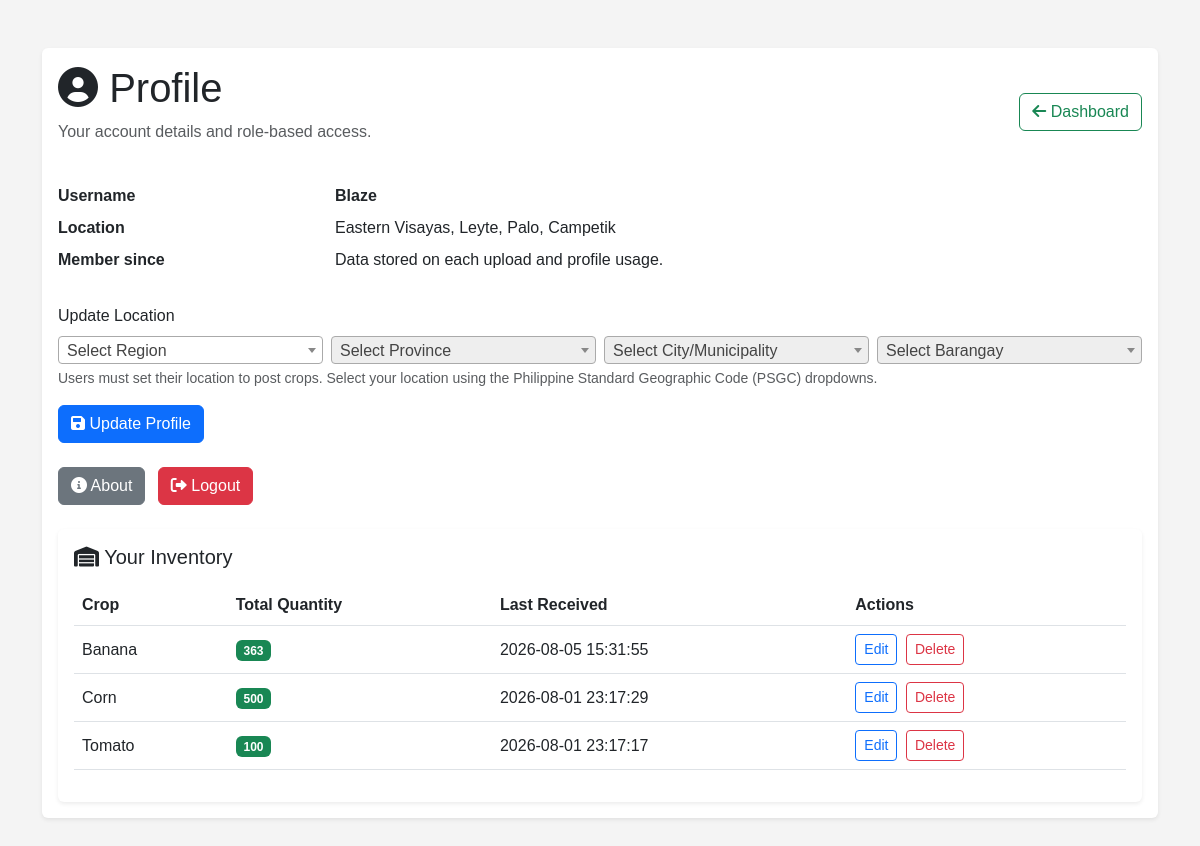
Screenshot of /profile (signed in) with the database file from the repository.
### tables this page shows
CREATE TABLE users(
        id INTEGER PRIMARY KEY AUTOINCREMENT,
        username TEXT UNIQUE,
        password TEXT,
        role TEXT DEFAULT 'user',
        location TEXT
    , reliability_score REAL DEFAULT NULL, reliability_status TEXT DEFAULT 'Not Yet Rated', completed_transactions INTEGER DEFAULT 0, cancelled_transactions INTEGER DEFAULT 0, total_transactions INTEGER DEFAULT 0);

CREATE TABLE inventory(
        id INTEGER PRIMARY KEY AUTOINCREMENT,
        crop_name TEXT,
        quantity INTEGER,
        farmer TEXT,
        date_received TEXT,
        location TEXT
    , source TEXT DEFAULT 'harvest');

### app.py (the view)
@app.route("/profile", methods=["GET", "POST"])
def profile():
    if "user" not in session:
        return redirect("/login")
    conn = get_db()
    cur = conn.cursor()
    cur.execute("SELECT * FROM users WHERE username=?", (session["user"],))
    user = cur.fetchone()
    if request.method == "POST":
        location = request.form.get("location", "").strip()
        cur.execute("UPDATE users SET location=? WHERE username=?", (location, session["user"]))
        conn.commit()
        flash("Profile updated successfully")
        return redirect("/profile")
    inventory = []
    cur.execute(
        "SELECT crop_name, SUM(quantity) as total_quantity, MAX(date_received) as last_received "
        "FROM inventory WHERE farmer=? GROUP BY crop_name ORDER BY last_received DESC",
        (session["user"],)
    )
    inventory = cur.fetchall()
    conn.close()
    return render_template("profile.html", user=user, inventory=inventory)

### app.py (called while the page is built)
def get_db():
    conn = sqlite3.connect(DB_PATH, timeout=30, isolation_level=None)
    conn.row_factory = sqlite3.Row
    conn.execute("PRAGMA busy_timeout = 30000")
    try:
        conn.execute("PRAGMA journal_mode = DELETE")
    except sqlite3.OperationalError:
        pass
    return conn

### templates/profile.html (shortened to what this page needs)
<!DOCTYPE html>
<html lang="en">
<head>
    <link href="https://cdn.jsdelivr.net/npm/bootstrap@5.3.0/dist/css/bootstrap.min.css" rel="stylesheet">
    <link href="https://cdnjs.cloudflare.com/ajax/libs/font-awesome/6.0.0/css/all.min.css" rel="stylesheet">
    <link rel="stylesheet" href="{{ url_for('static', filename='style.css') }}">
    <link href="https://cdn.jsdelivr.net/npm/select2@4.1.0-rc.0/dist/css/select2.min.css" rel="stylesheet" />
</head>
<body>
    <div class="container py-5">
        <div class="card shadow-sm border-0">
            <div class="card-body">
                <div class="d-flex justify-content-between align-items-center mb-4">
                    <div>
                        <h1 class="card-title"><i class="fas fa-user-circle"></i> Profile</h1>
                        <p class="text-muted">Your account details and role-based access.</p>
                    </div>
                    <a href="/dashboard" class="btn btn-outline-success"><i class="fas fa-arrow-left"></i> Dashboard</a>
                </div>
                <dl class="row">
                    <dt class="col-sm-3">Username</dt>
                    <dd class="col-sm-9"><strong>{{ session.get('user') }}</strong></dd>
                    <dt class="col-sm-3">Location</dt>
                    <dd class="col-sm-9">{{ user.location if user.location else 'Not set' }}</dd>
                    <dt class="col-sm-3">Member since</dt>
                    <dd class="col-sm-9">Data stored on each upload and profile usage.</dd>
                </dl>
                <form method="POST" class="mt-4">
                    <div class="mb-3">
                        <label class="form-label">Update Location</label>
                        <div class="row g-2">
                            <div class="col-md-3">
                            </div>
                            <div class="col-md-3">
                            </div>
                            <div class="col-md-3">
                            </div>
                            <div class="col-md-3">
                            </div>
                        </div>
                        <div class="form-text">Users must set their location to post crops. Select your location using the Philippine Standard Geographic Code (PSGC) dropdowns.</div>
                    </div>
                    <button type="submit" class="btn btn-primary"><i class="fas fa-save"></i> Update Profile</button>
                </form>
                <div class="mt-4">
                    <a href="/about" class="btn btn-secondary me-2"><i class="fas fa-info-circle"></i> About</a>
                    <a href="/logout" class="btn btn-danger"><i class="fas fa-sign-out-alt"></i> Logout</a>
                </div>
                <div class="card shadow-sm border-0 mt-4">
                    <div class="card-body">
                        <h2 class="h5 mb-3"><i class="fas fa-warehouse"></i> Your Inventory</h2>
                        {% if inventory %}
                        <div class="table-responsive">
                            <table class="table table-hover align-middle">
                                <thead>
                                    <tr>
                                        <th>Crop</th>
                                        <th>Total Quantity</th>
                                        <th>Last Received</th>
                                        <th>Actions</th>
                                    </tr>
                                </thead>
                                <tbody>
                                    {% for item in inventory %}
                                    <tr>
                                        <td>{{ item['crop_name'] }}</td>
                                        <td><span class="badge bg-success">{{ item['total_quantity'] }}</span></td>
                                        <td>{{ item['last_received'][:19] if item['last_received'] else 'N/A' }}</td>
                                        <td>
                                            <button type="button" class="btn btn-sm btn-outline-primary me-1" onclick="editCrop('{{ item['crop_name']|replace("'", "\\'") }}', {{ item['total_quantity'] }})">Edit</button>
                                            <button type="button" class="btn btn-sm btn-outline-danger me-1" onclick="deleteCrop('{{ item['crop_name']|replace("'", "\\'") }}')">Delete</button>
                                        </td>
                                    </tr>
                                    {% endfor %}
                                </tbody>
                            </table>
                        </div>
                        {% else %}
                        <div class="alert alert-info mb-0">
                            No inventory found yet. Upload harvest or enter manual crop data to start tracking your stock.
                        </div>
                        {% endif %}
                    </div>
                </div>
            </div>
        </div>
    </div>
</body>

### static/style.css (style rules this page uses)
body { font-family: Arial, sans-serif; background: #f4f4f4; }
h1, h2 { color: green; }

### rows the page displays
users: location "Eastern Visayas, Leyte, Palo, Campetik"
inventory: crop_name "Corn", total_quantity "500", date_received "2026-08-01 23:17:29"
inventory: crop_name "Tomato", total_quantity "100", date_received "2026-08-01 23:17:17"

### other values shown
{{ session.get('user') }} "Blaze"
{{ item['crop_name'] }} "Banana"
{{ item['total_quantity'] }} "363"
{{ item['last_received'][:19] if item['last_received'] else 'N/A' }} "2026-08-05 15:31:55"
